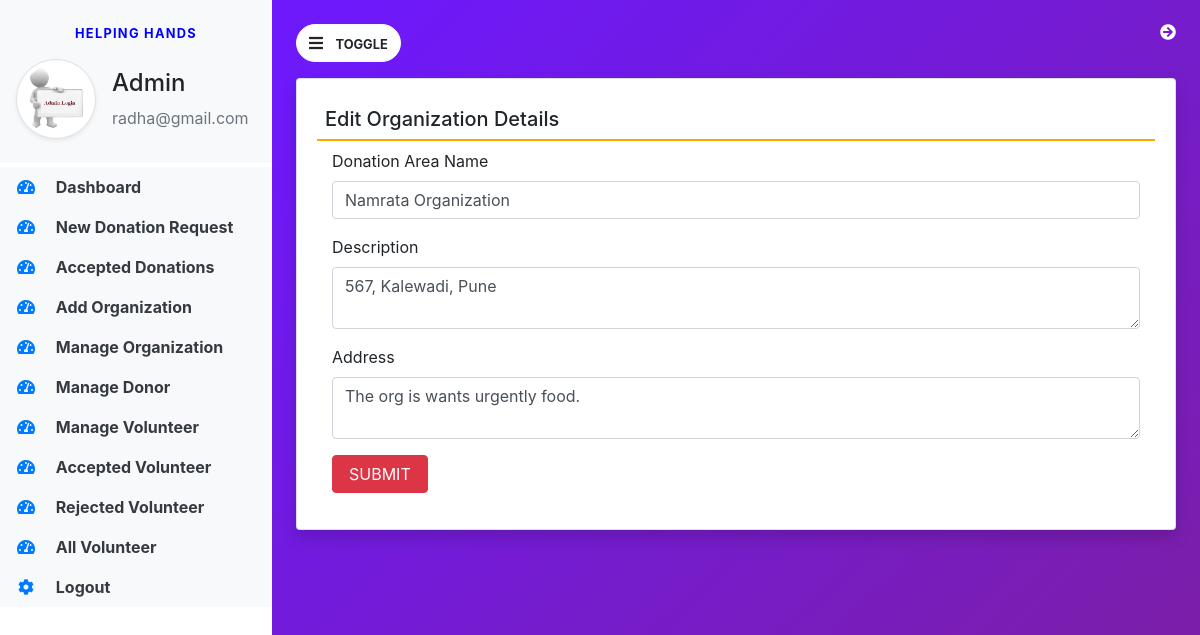
/edit_area/1 (signed in), run on the app's committed database.
### helpinghands/models.py (models this page shows, shortened)
class Organization(models.Model):
    areaname=models.CharField(max_length=100,null=True)
    address = models.CharField(max_length=100, null=True)
    description=models.CharField(max_length=300,null=True)
    creationdate=models.DateTimeField(auto_now_add=True)

### helpinghands/views.py (the view, shortened to what this page needs)
# urls.py: path('edit_area/<int:pid>', edit_area, name='edit_area'),
def edit_area(request, pid):
    error = ""
    if not request.user.is_authenticated:
        return redirect('admin_login')
    area = Organization.objects.get(id=pid)
    return render(request, 'edit_area.html',locals())

### helpinghands/templates/edit_area.html (shortened to what this page needs)
{% extends 'admin_base.html' %}
{% block main %}
<body>
<div class="card shadow mt-3">
   <div class="card-body ">
       <h5 class="p-2" style="border-bottom:2px solid orange">Edit Organization Details</h5>
       <div class="container-fluid">
            <form method="post" enctype="multipart/form-data">
                <div class="form-row">
                    <div class="col-sm-12">
                        <div class="form-group">
                        <label>Donation Area Name</label>
                       <input type="text" name="areaname" class="form-control" placeholder="Enter donation collection area" value="{{area.areaname}}" required>
                    </div>
                    </div>
                    <div class="col-sm-12">
                        <div class="form-group">
                        <label>Description</label>
                        <textarea name="address" class="form-control" placeholder="Enter Description" required>{{area.address}}</textarea >
                        </div>
                    </div>
                    <div class="col-sm-12">
                        <div class="form-group">
                        <label>Address</label>
                        <textarea name="description" class="form-control" placeholder="Enter Description" required>{{area.description}}</textarea >
                        </div>
                    </div>
                </div>
                <input type="submit" value="SUBMIT" class="btn btn-danger px-3 ">
            </form>
       </div>
   </div>
</div>
{% endblock %}

### helpinghands/templates/admin_base.html (shortened to what this page needs)
{% load static %}
<html>
<body>
<link href="https://stackpath.bootstrapcdn.com/bootstrap/4.5.2/css/bootstrap.min.css" rel="stylesheet">
<link href="https://cdnjs.cloudflare.com/ajax/libs/font-awesome/5.15.4/css/all.min.css" rel="stylesheet">
    <link rel="stylesheet" href="{% static 'css/base.css' %}">
    <link rel="stylesheet" href="https://cdnjs.cloudflare.com/ajax/libs/font-awesome/4.7.0/css/font-awesome.min.css">
    <link rel="stylesheet" href="https://use.fontawesome.com/releases/v5.7.0/css/all.css">
<link rel="stylesheet" href="https://cdn.datatables.net/2.0.6/css/dataTables.dataTables.css">
<link rel="stylesheet" href="https://cdn.datatables.net/buttons/3.0.2/css/buttons.dataTables.css">
<div class="vertical-nav bg-white" id="sidebar">
    <div class="py-4 px-3 mb-1 bg-light">
        <p class="text-center font-weight-bold text-uppercase px-3 small dashboard-text">Helping Hands</p>
        <div class="media d-flex align-items-center">
            <img src="{% static 'images/adminLogin.jpeg' %}" width="80" height="80" class="mr-3 rounded-circle img-thumbnail shadow-sm">
            <div class="media-body">
                <h4 class="mt-0">Admin</h4>
                <p class="text-muted mb-0">{{request.user.username}}</p>
            </div>
        </div>
    </div>
    <ul class="nav flex-column bg-white">
        <li class="nav-item">
            <a href="{% url 'admin_home' %}" class="nav-link text-dark bg-light">
                <i class="fas fa-tachometer-alt fa-fw mr-3 text-primary"></i>
                Dashboard
            </a>
        </li>
        <li class="nav-item">
            <a href="{% url 'pending_donation' %}" class="nav-link text-dark bg-light">
                <i class="fas fa-tachometer-alt fa-fw mr-3 text-primary"></i>
                New Donation Request
            </a>
        </li>
        <li class="nav-item">
            <a href="{% url 'accepted_donation' %}" class="nav-link text-dark bg-light">
                <i class="fas fa-tachometer-alt fa-fw mr-3 text-primary"></i>
                Accepted Donations
            </a>
        </li>
        <li class="nav-item">
            <a href="{% url 'add_area' %}" class="nav-link text-dark bg-light">
                <i class="fas fa-tachometer-alt fa-fw mr-3 text-primary"></i>
                Add Organization
            </a>
        </li>
        <li class="nav-item">
            <a href="{% url 'manage_area' %}" class="nav-link text-dark bg-light">
                <i class="fas fa-tachometer-alt fa-fw mr-3 text-primary"></i>
                Manage Organization
            </a>
        </li>
        <li class="nav-item">
            <a href="{% url 'manage_donor' %}" class="nav-link text-dark bg-light">
                <i class="fas fa-tachometer-alt fa-fw mr-3 text-primary"></i>
                Manage Donor
            </a>
        </li>
        <li class="nav-item">
            <a href="{% url 'new_volunteer' %}" class="nav-link text-dark bg-light">
                <i class="fas fa-tachometer-alt fa-fw mr-3 text-primary"></i>
                Manage Volunteer
            </a>
        </li>
        <li class="nav-item">
            <a href="{% url 'accepted_volunteer' %}" class="nav-link text-dark bg-light">
                <i class="fas fa-tachometer-alt fa-fw mr-3 text-primary"></i>
                Accepted Volunteer
            </a>
        </li>
        <li class="nav-item">
            <a href="{% url 'rejected_volunteer' %}" class="nav-link text-dark bg-light">
                <i class="fas fa-tachometer-alt fa-fw mr-3 text-primary"></i>
                Rejected Volunteer
            </a>
        </li>
        <li class="nav-item">
            <a href="{% url 'all_volunteer' %}" class="nav-link text-dark bg-light">
                <i class="fas fa-tachometer-alt fa-fw mr-3 text-primary"></i>
                All Volunteer
            </a>
        </li>
        <li class="nav-item">
            <a href="{% url 'logout' %}" class="nav-link text-dark bg-light">
                <i class="fas fa-cog mr-3 text-primary fa-fw"></i>
                Logout
            </a>
        </li>
    </ul>
</div>
<div class="page-content p-4" id="content">
    <a href="{% url 'logout' %}" title="Logout" class="float-right text-white">
  <i class="fa fa-arrow-circle-right"></i>
</a>
    <button id="sidebarCollapse" type="button" class="btn btn-light bg-white rounded-pill">
        <i class="fas fa-bars mr-2"></i>
        <small class="text-uppercase font-weight-bold">Toggle</small>
    </button>
    {% block main %}
    {% endblock %}
</div>
</body>
</html>

### helpinghands/static/css/base.css (style rules this page uses)
body { background-image :linear-gradient(135.9deg,rgba(109,25,252,1) 16.4%,rgba(125,31,160)); min-height:100vh; }
.vertical-nav { min-width:17rem; width:17rem; height:100vh; position:fixed; top:0; left:0; transition:all 0.4s; }
.page-content { width:calc(100%-17rem); margin-left:17rem; transition:all 0.4s; }
.dashboard-text { letter-spacing:0.1em; color:blue; }
.nav-link { font-weight:bold; }

### data on the page
Organization: areaname "Namrata Organization", address "567, Kalewadi, Pune", description "The org is wants urgently food."

### other printed values
{{ request.user.username }} "radha@gmail.com"
